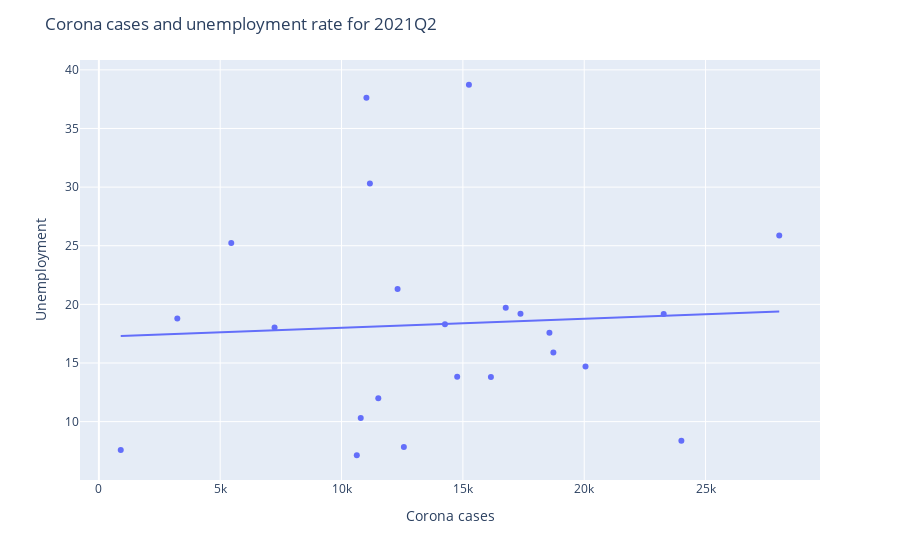

Source (notebook cell):
### Code cell
# Create scatterplot
fig = px.scatter(data_frame=data3, x='Corona', y='untotal', trendline="ols")

# Customize layout
fig.update_layout(
    title='Corona cases and unemployment rate for 2021Q2',
    xaxis_title='Corona cases',
    yaxis_title='Unemployment'
)

# Show scatterplot
fig.show()

### Figure 1 — Plotly figure (JSON) as saved in the notebook; plotly's stock layout.template omitted (floating-point values rounded to 4 significant figures)
{"data": [{"hovertemplate": "Corona=%{x}<br>untotal=%{y}<extra></extra>", "legendgroup": "", "marker": {"color": "#636efa", "symbol": "circle"}, "mode": "markers", "name": "", "orientation": "h", "showlegend": false, "type": "scatter", "x": [11510.0, 17370.0, 12570.0, 10790.0, 18570.0, 3232.0, 16770.0, 10630.0, 15250.0, 16160.0, 7240.0, 902.1, 11170.0, 18730.0, 23280.0, 14260.0, 24000.0, 14770.0, 5456.0, 12310.0, 20050.0, 11030.0, 28040.0], "xaxis": "x", "y": [12, 19.2, 7.83, 10.3, 17.57, 18.8, 19.7, 7.13, 38.73, 13.8, 18.03, 7.57, 30.3, 15.9, 19.17, 18.3, 8.37, 13.83, 25.23, 21.3, 14.7, 37.63, 25.87], "yaxis": "y"}, {"hovertemplate": "<b>OLS trendline</b><br>untotal = 7.72761e-05 * Corona + 17.2268<br>R<sup>2</sup>=0.003388<br><br>Corona=%{x}<br>untotal=%{y} <b>(trend)</b><extra></extra>", "legendgroup": "", "marker": {"color": "#636efa", "symbol": "circle"}, "mode": "lines", "name": "", "showlegend": false, "type": "scatter", "x": [902.1, 3232.0, 5456.0, 7240.0, 10630.0, 10790.0, 11030.0, 11170.0, 11510.0, 12310.0, 12570.0, 14260.0, 14770.0, 15250.0, 16160.0, 16770.0, 17370.0, 18570.0, 18730.0, 20050.0, 23280.0, 24000.0, 28040.0], "xaxis": "x", "y": [17.3, 17.48, 17.65, 17.79, 18.05, 18.06, 18.08, 18.09, 18.12, 18.18, 18.2, 18.33, 18.37, 18.41, 18.48, 18.52, 18.57, 18.66, 18.67, 18.78, 19.03, 19.08, 19.39], "yaxis": "y"}], "layout": {"legend": {"tracegroupgap": 0}, "margin": {"t": 60}, "title": {"text": "Corona cases and unemployment rate for 2021Q2"}, "xaxis": {"anchor": "y", "domain": [0, 1], "title": {"text": "Corona cases"}}, "yaxis": {"anchor": "x", "domain": [0, 1], "title": {"text": "Unemployment"}}}}
